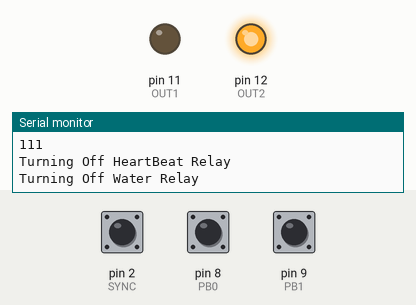
Simulated run of this sketch. Board: Arduino Uno, built with avr-gcc and run on an emulated ATmega328P. Parts: output pins drawn as LEDs (lit = HIGH), the last lines printed to the serial monitor. Inputs (shaded band) come from the test bench; at power-on: pin 2 (SYNC) HIGH, pin 8 (PB0) HIGH, pin 9 (PB1) HIGH.

Above: at 3.8 s.
3.9 s: pin 2 (SYNC) pulled LOW for 1.3 s
At 4.5 s:
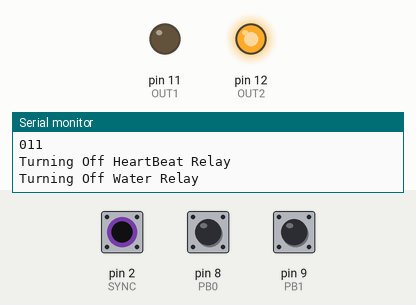
6.7 s: pin 8 (PB0) pulled LOW for 1.3 s
At 7.8 s:
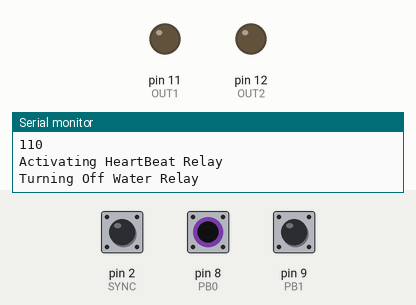
9.5 s: pin 8 (PB0) pulled LOW for 3.2 s
At 14.0 s:
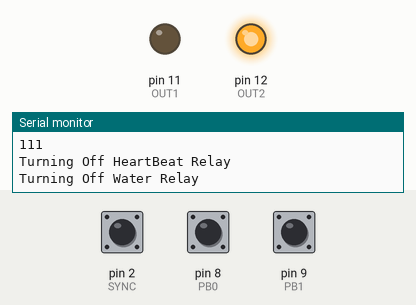
14.5 s: pin 9 (PB1) pulled LOW for 3.2 s
At 15.5 s:
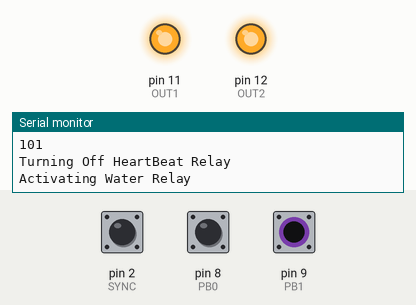
19.5 s: pin 2 (SYNC) driven LOW and pin 8 (PB0) driven LOW
At 19.8 s:
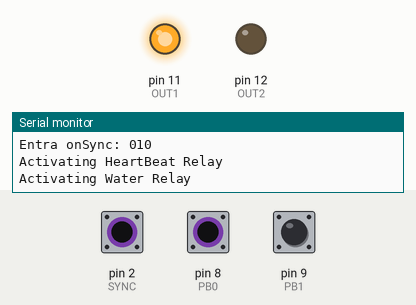
Timing chart, 0 to 22.5 s (numbered marks = the images above; inputs shaded):
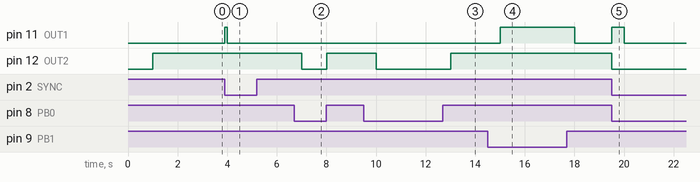

Measured:
- after the input at 3.9 s, pin 11 (OUT1): LOW → HIGH at once, → LOW 0.10 s later
- after the input at 6.7 s, pin 12 (OUT2): HIGH → LOW after 0.31 s, → HIGH 1.0 s later
- after the input at 9.5 s, pin 12 (OUT2): HIGH → LOW after 0.51 s, → HIGH 3.0 s later
- after the input at 14.5 s, pin 11 (OUT1): LOW → HIGH after 0.51 s, → LOW 3.0 s later
- after the input at 19.5 s, pin 11 (OUT1): LOW → HIGH at once, → LOW 0.51 s later; pin 12 (OUT2): HIGH → LOW at once

The sketch:

AGSensors_Octocupler.ino
```cpp
// We define the heartbeat of the Adventure Game
// We also define how to run a relay

#define SYNC  2 //sync is PB6
#define PB0  8
#define PB1  9
#define OUT1  11
#define OUT2  12

int beatDelay = 50;
int beatOnOFF=1; //off by default for a relay
int relayDelay = 1000;

void beatOn()
{
//0 is using the relay to turn on
  digitalWrite(OUT2, 0);
}

void beatOff()
{
//1 is using the relay to turn off
  digitalWrite(OUT2, 1);
}

void waterOn()
{
//0 is using the mosfet to turn on
  digitalWrite(OUT1, 1);
}

void waterOff()
{
//1 is using the mosfet to turn off
  digitalWrite(OUT1, 0);
}

void onSync()
{
  Serial.print("Entra onSync: ");
  int bit0 = digitalRead(PB0) ? 1:0; //? ternary operator if TRUE then 1 else 0
  int bit1 = digitalRead(PB1) ? 1:0; //? ternary operator if TRUE then 1 else 0
  int bit2 = digitalRead(PB2) ? 1:0; //? ternary operator if TRUE then 1 else 0
  Serial.print(bit2);
  Serial.print(bit1);
  Serial.println(bit0);
  if (bit0 == 0){
    Serial.println("Activating HeartBeat Relay");
    beatOn();
  }
  else {
    Serial.println("Turning Off HeartBeat Relay");
    beatOff();
  };
  if (bit1 == 1){
    Serial.println("Activating Water Relay");
    waterOn();
  }
  else {
    Serial.println("Turning Off Water Relay");
    waterOff();
  };
}
  // if (bit2 == 1){
  //   Serial.println("Activating Relay");
  //   relayOn();
  // }
  // else {
  //   Serial.println("Turning Off Relay");
  //   relayOff();
  // }
  // if (bit1 == 0 and bit0 == 0){
  //   beatDelay = 1000;
  // }
  // else if (bit1 == 0 and bit0 == 1){
  //   beatDelay = 800;
  // }
  // else if (bit1 == 1 and bit0 == 0){
  //   beatDelay = 400;
  // }
  //   else if (bit1 == 1 and bit0 == 1){
  //   beatDelay = 200;
  // }
//}

void setup()
{
  pinMode(SYNC, INPUT_PULLUP);
  pinMode(PB0, INPUT_PULLUP);
  pinMode(PB1, INPUT_PULLUP);
  pinMode(OUT1, OUTPUT);
  pinMode(OUT2, OUTPUT);
  digitalWrite(OUT1, 0);
  // each time that on pin 2 (SYNC) i receive a HIGH on the rising edge run the onSync function
  attachInterrupt(digitalPinToInterrupt(SYNC), onSync, FALLING);
  Serial.begin(115200);
  Serial.println("Arranca Arduino OCTOCUPLER");
}

void loop() {
  delay(1000);
  int bit0 = digitalRead(PB0) ? 1:0; //? ternary operator if TRUE then 1 else 0
  int bit1 = digitalRead(PB1) ? 1:0; //? ternary operator if TRUE then 1 else 0
  int bit2 = digitalRead(PB2) ? 1:0; //? ternary operator if TRUE then 1 else 0
  Serial.print(bit2);
  Serial.print(bit1);
  Serial.println(bit0);
   if (bit0 == 0){
    Serial.println("Activating HeartBeat Relay");
    beatOn();
  }
  else {
    Serial.println("Turning Off HeartBeat Relay");
    beatOff();
  };
  if (bit1 == 0){
    Serial.println("Activating Water Relay");
    waterOn();
  }
  else {
    Serial.println("Turning Off Water Relay");
    waterOff();
  };
}
```
